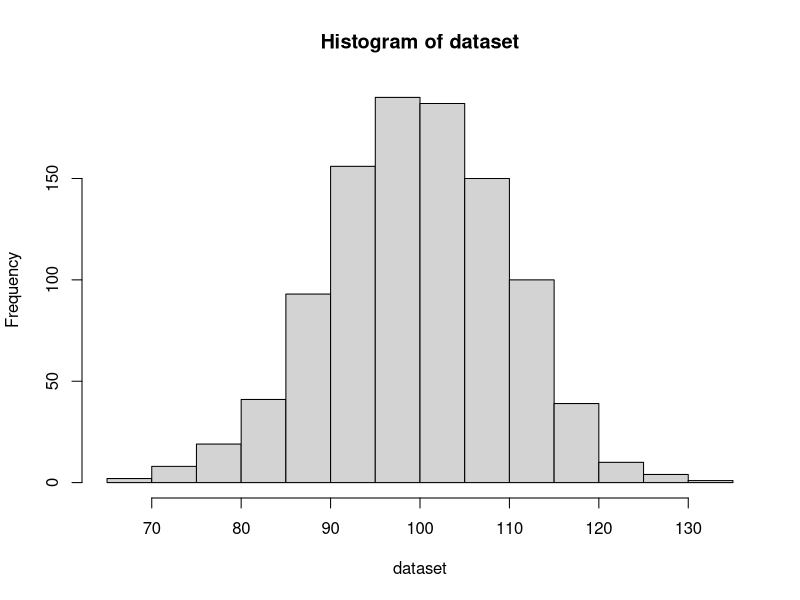

Here is the R script that generated this plot: (Note: this script raises an error after producing the figure.)
## PROBABILITIES

## Data set: NORM ####
dataset <- round(rnorm(n=1000, mean=100, sd=10))
## DISTRIBUTION ####
## WHAT IS DISTRIBUTION OF PROBABILITIES? (density)
## visualize counts
hist(dataset)
## calculate
dist <- dnorm(x=dataset, mean=mean(dataset), sd=sd(dataset))
## combine numbers and probabilities
df <- data.frame(num=dataset,
                 dist=dist)
## visualize probs
## geom_col will mislead because it will sum probs when num values repeated
ggplot(df, aes(x=num, y=dist))+geom_col()
## % probabilities by num -> line or points give same result
ggplot(df, aes(x=num, y=dist))+geom_line()
ggplot(df, aes(x=num, y=dist))+geom_point()
plot(df)

## WHAT IS CUMULATIVE DISTRIBUTION?
cumdist <- pnorm(q=dataset, mean=mean(dataset),
                 sd=sd(dataset))

plot(cumdist)
df <- bind_cols(df, data.frame(cumdist))
ggplot(df, aes(x=num, y=cumdist))+geom_line()

## PROBABILITIES ####
## What is the probability of outcome less than X?
options(scipen = 999)
X <- 90
pnorm(q=X, mean=mean(dataset), sd=sd(dataset))

## What is the probability of outcome greater than X?
X <- 90
pnorm(q=X, mean=mean(dataset), sd=sd(dataset),
      lower.tail = FALSE)
## or...
1-pnorm(q=X, mean=mean(dataset), sd=sd(dataset))

## What is the probability of outcome between X and Y?
X <- mean(dataset)-sd(dataset)
Y <- mean(dataset)+sd(dataset)
pXless <- pnorm(q=X, mean=mean(dataset), sd=sd(dataset))
pYmore <- pnorm(q=Y, mean=mean(dataset), sd=sd(dataset), 
      lower.tail = FALSE)
pbtwn <- 1-(pXles+pYmore)
ggplot(df, aes(x=num, y=dist))+geom_line()+
  geom_vline(xintercept = X, linetype='dashed')+
  geom_vline(xintercept=Y, linetype='dashed')

## PERCENTILES ####
## calc value at given percentile 
## theoretical - based on mean, sd
qnorm(p=0.75, mean=mean(dataset),
      sd=sd(dataset))
## actual based on dataset
## add percentiles to data
quantile(x=dataset, probs=0.75)

## Percentiles:
## - CDF (pnorm) provides percentile values for each num
## What is the total value up to 25th percentile?
## how many items are covered in the 25th percentile?
## what % of total items are covered in the 25th percentile?
plot(ecdf(df$num))
plot.ecdf(df$num)
plot(df$cumdist~df$num)
ggplot(df, aes(x=num, y=cumdist))+geom_line()
ggplot(df, aes(x=cumdist, y=num))+geom_line()

## calculate value of num as % of total
df <- df %>% arrange(num) %>% mutate(
  pct=num/sum(num),
  pctt=cumsum(pct)
)       
ggplot(df, aes(x=cumdist, y=pct))+geom_line()
ggplot(df, aes(x=cumdist, y=pctt))+geom_line()
#ggplot(df, aes(x=cumdist, y=pct))+geom_col()

## Data 2: longer tail ####
# dataset2 <- round(rnorm(n=250, mean=mean(dataset)*2, 
#                                    sd=sd(dataset)*5))
dataset2 <- round(rnorm(n=250, mean=mean(dataset)*2,
                  sd=sd(dataset)*10))
dataset2 <- dataset2[dataset2>100]
hist(dataset2)
dataset <- c(dataset, dataset2)

## DISTRIBUTION ####
## WHAT IS DISTRIBUTION OF PROBABILITIES? (density)
## visualize counts
hist(dataset)
## calculate
dist <- dnorm(x=dataset, mean=mean(dataset), sd=sd(dataset))
## combine numbers and probabilities
df <- data.frame(num=dataset,
                 dist=dist)
## visualize probs
## geom_col will mislead because it will sum probs when num values repeated
#ggplot(df, aes(x=num, y=dist))+geom_col()
## % probabilities by num -> line or points give same result
ggplot(df, aes(x=num, y=dist))+geom_line()
ggplot(df, aes(x=num, y=dist))+geom_point()
plot(df)

## WHAT IS CUMULATIVE DISTRIBUTION?
cumdist <- pnorm(q=dataset, mean=mean(dataset),
                 sd=sd(dataset))

plot(cumdist)
df <- bind_cols(df, data.frame(cumdist))
ggplot(df, aes(x=num, y=cumdist))+geom_line()
ggplot(df, aes(x=cumdist, y=num))+geom_line()

## PROBABILITIES ####
## What is the probability of outcome less than X?
options(scipen = 999)
X <- 90
pnorm(q=X, mean=mean(dataset), sd=sd(dataset))

## What is the probability of outcome greater than X?
X <- 90
pnorm(q=X, mean=mean(dataset), sd=sd(dataset),
      lower.tail = FALSE)
## or...
1-pnorm(q=X, mean=mean(dataset), sd=sd(dataset))

## What is the probability of outcome between X and Y?
X <- mean(dataset)-sd(dataset)
Y <- mean(dataset)+sd(dataset)
pXless <- pnorm(q=X, mean=mean(dataset), sd=sd(dataset))
pYmore <- pnorm(q=Y, mean=mean(dataset), sd=sd(dataset), 
                lower.tail = FALSE)
pbtwn <- 1-(pXles+pYmore)
ggplot(df, aes(x=num, y=dist))+geom_line()+
  geom_vline(xintercept = X, linetype='dashed')+
  geom_vline(xintercept=Y, linetype='dashed')

## WHAT ARE PERCENTILES?
## calc value at given percentile 
## theoretical - based on mean, sd
qnorm(p=0.75, mean=mean(dataset),
      sd=sd(dataset))
## actual based on dataset
## add percentiles to data
quantile(x=dataset, probs=0.75)

## Percentiles:
## - CDF (pnorm) provides percentile values for each num
## what value corresponds to 80th percentile?
## what percentile rank is 100?
plot(ecdf(df$num))
plot.ecdf(df$num)
plot(df$cumdist~df$num)
ggplot(df, aes(x=num, y=cumdist))+geom_line()
ggplot(df, aes(x=cumdist, y=num))+geom_line()

## What % of total is covered by top 20th percentile rank?
## calculate value of num as % of total
df <- df %>% arrange(num) %>% mutate(
  pct=num/sum(num),
  pctt=cumsum(pct)
)       
ggplot(df, aes(x=cumdist, y=pct))+geom_line()
ggplot(df, aes(x=cumdist, y=pctt))+geom_line()
#ggplot(df, aes(x=cumdist, y=pct))+geom_col()

## looks suspicious - but the math holds up
df.test <- df %>% filter(cumdist<0.4)
sum(df.test$num)
sum(df$num)
sum(df.test$num)/sum(df$num)
